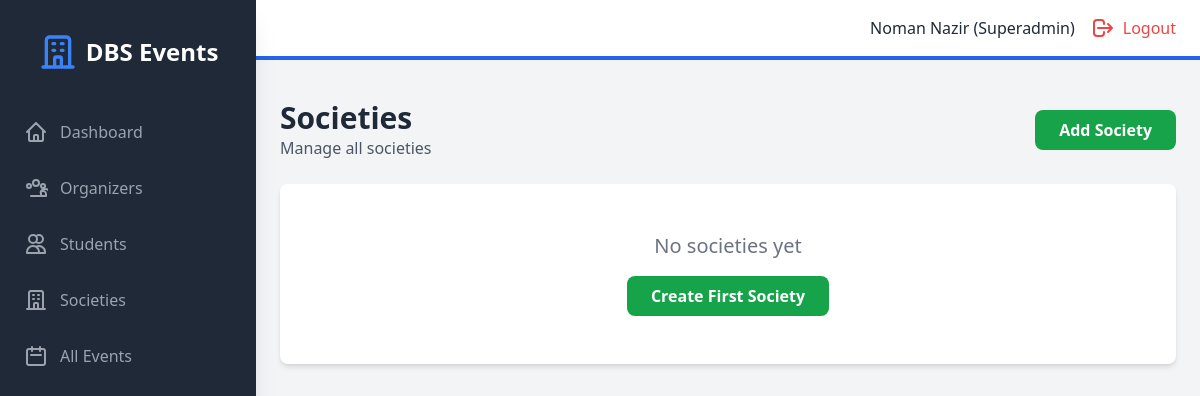
/admin/societies (signed in), run on an earlier commit of the app's database.
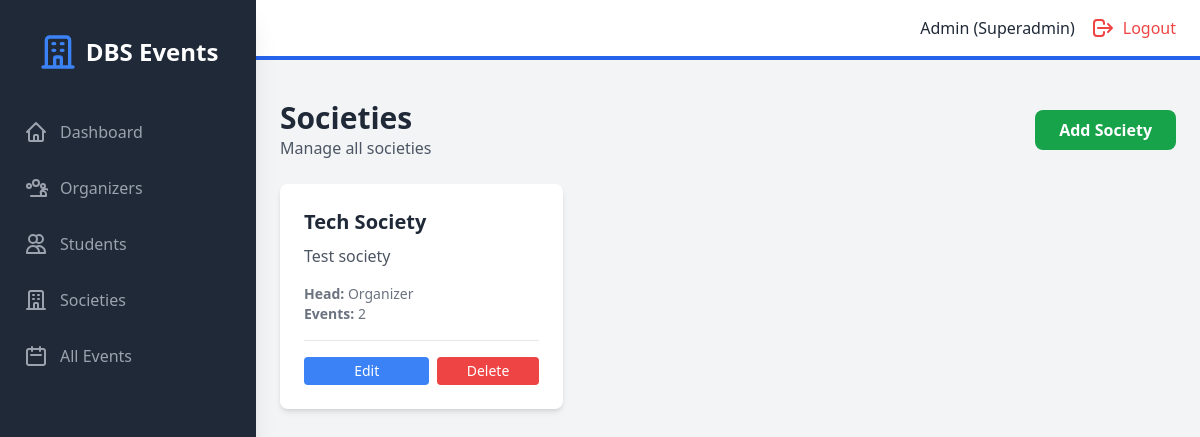
And on a later commit of the database.
### models.py (models this page shows, shortened)
class User(UserMixin, db.Model):
    id = db.Column(db.Integer, primary_key=True)
    student_number = db.Column(db.String(50), unique=True, nullable=True)
    email = db.Column(db.String(120), unique=True, nullable=False)
    password_hash = db.Column(db.String(200), nullable=False)
    name = db.Column(db.String(100), nullable=False)
    role = db.Column(db.String(20), nullable=False)  # superadmin, organizer, student
    created_at = db.Column(db.DateTime, default=datetime.utcnow)
    societies = db.relationship('Society', backref='head', lazy=True)
    events_created = db.relationship('Event', backref='creator', lazy=True)
    registrations = db.relationship('Registration', backref='student', lazy=True)

class Society(db.Model):
    id = db.Column(db.Integer, primary_key=True)
    name = db.Column(db.String(100), nullable=False, unique=True)
    description = db.Column(db.Text, nullable=True)
    society_head_id = db.Column(db.Integer, db.ForeignKey('user.id'), nullable=False)
    created_at = db.Column(db.DateTime, default=datetime.utcnow)
    events = db.relationship('Event', backref='society', lazy=True)

### backend/routes/admin.py (the view)
@admin_bp.route("/admin/societies", endpoint="admin_societies")
@admin_required
def admin_societies():
    societies = Society.query.all()
    return render_template("admin/societies.html", societies=societies)

### backend/main.py (called while the page is built)
@login_manager.user_loader
def load_user(user_id):
    return User.query.get(int(user_id))

### frontend/templates/admin/societies.html (shortened to what this page needs)
{% extends "base.html" %}
{% block auth_content %}
<div class="mb-6 flex justify-between items-center">
    <div>
        <h1 class="text-3xl font-bold text-gray-800">Societies</h1>
        <p class="text-gray-600">Manage all societies</p>
    </div>
    <a href="{{ url_for('admin.admin_add_society') }}" class="bg-green-600 text-white px-6 py-2 rounded-lg hover:bg-green-700 font-semibold">
        Add Society
    </a>
</div>
{% if societies %}
<div class="grid grid-cols-1 md:grid-cols-2 lg:grid-cols-3 gap-6">
    {% for society in societies %}
    <div class="bg-white rounded-lg shadow-md p-6 hover:shadow-lg transition">
        <h3 class="text-xl font-bold text-gray-800 mb-2">{{ society.name }}</h3>
        <p class="text-gray-600 mb-4">{{ society.description }}</p>
        <div class="text-sm text-gray-500">
            <p><span class="font-semibold">Head:</span> {{ society.head.name }}</p>
            <p><span class="font-semibold">Events:</span> {{ society.events|length }}</p>
        </div>
        <div class="mt-4 pt-4 border-t flex space-x-2">
            <a href="{{ url_for('admin.admin_edit_society', society_id=society.id) }}"
               class="flex-1 bg-blue-500 text-white px-3 py-1 rounded text-sm hover:bg-blue-600 transition text-center">
                Edit
            </a>
            <form method="POST" action="{{ url_for('admin.admin_delete_society', society_id=society.id) }}"
                  onsubmit="return confirm('Are you sure you want to delete {{ society.name }}?')"
                  class="flex-1">
                <button type="submit" class="w-full bg-red-500 text-white px-3 py-1 rounded text-sm hover:bg-red-600 transition">
                    Delete
                </button>
            </form>
        </div>
    </div>
    {% endfor %}
</div>
{% else %}
<div class="text-center py-12 bg-white rounded-lg shadow-md">
    <p class="text-gray-500 text-xl">No societies yet</p>
    <a href="{{ url_for('admin.admin_add_society') }}" class="inline-block bg-green-600 text-white px-6 py-2 rounded-lg hover:bg-green-700 font-semibold mt-4">
        Create First Society
    </a>
</div>
{% endif %}
{% endblock %}

### frontend/templates/base.html (shortened to what the changed rows need)
<!DOCTYPE html>
<html lang="en">
<head>
    <script src="https://cdn.tailwindcss.com"></script>
    <link rel="stylesheet" href="{{ url_for('static', filename='css/style.css') }}">
</head>
<body class="bg-gray-100">
    {% if current_user.is_authenticated %}
    <div class="flex h-screen bg-gray-100">
        <div id="sidebar" class="sidebar fixed inset-y-0 left-0 z-30 w-64 bg-gray-800 overflow-y-auto transition duration-300 ease-out md:translate-x-0 md:static md:shadow-xl sidebar-closed">
            <div class="flex items-center justify-center mt-8">
                <div class="flex items-center">
                    <svg class="h-10 w-10 text-blue-500" fill="none" stroke="currentColor" viewBox="0 0 24 24">
                        <path stroke-linecap="round" stroke-linejoin="round" stroke-width="2" d="M19 21V5a2 2 0 00-2-2H7a2 2 0 00-2 2v16m14 0h2m-2 0h-5m-9 0H3m2 0h5M9 7h1m-1 4h1m4-4h1m-1 4h1m-5 10v-5a1 1 0 011-1h2a1 1 0 011 1v5m-4 0h4"></path>
                    </svg>
                    <span class="text-white text-2xl font-semibold ml-2">DBS Events</span>
                </div>
            </div>
            <nav class="mt-10">
                {% if current_user.role == 'superadmin' %}
                    <a class="flex items-center mt-4 py-2 px-6 text-gray-400 hover:bg-gray-700 hover:text-white" href="{{ url_for('admin.admin_dashboard') }}">
                        <svg class="h-6 w-6" fill="none" stroke="currentColor" viewBox="0 0 24 24"><path stroke-linecap="round" stroke-linejoin="round" stroke-width="2" d="M3 12l2-2m0 0l7-7 7 7M5 10v10a1 1 0 001 1h3m10-11l2 2m-2-2v10a1 1 0 01-1 1h-3m-6 0a1 1 0 001-1v-4a1 1 0 011-1h2a1 1 0 011 1v4a1 1 0 001 1m-6 0h6"></path></svg>
                        <span class="mx-3">Dashboard</span>
                    </a>
                    <a class="flex items-center mt-4 py-2 px-6 text-gray-400 hover:bg-gray-700 hover:text-white" href="{{ url_for('admin.admin_organizers') }}">
                        <span class="mx-3">Organizers</span>
                    </a>
                    <a class="flex items-center mt-4 py-2 px-6 text-gray-400 hover:bg-gray-700 hover:text-white" href="{{ url_for('admin.admin_students') }}">
                        <svg class="h-6 w-6" fill="none" stroke="currentColor" viewBox="0 0 24 24"><path stroke-linecap="round" stroke-linejoin="round" stroke-width="2" d="M12 4.354a4 4 0 110 5.292M15 21H3v-1a6 6 0 0112 0v1zm0 0h6v-1a6 6 0 00-9-5.197M13 7a4 4 0 11-8 0 4 4 0 018 0z"></path></svg>
                        <span class="mx-3">Students</span>
                    </a>
                    <a class="flex items-center mt-4 py-2 px-6 text-gray-400 hover:bg-gray-700 hover:text-white" href="{{ url_for('admin.admin_societies') }}">
                        <svg class="h-6 w-6" fill="none" stroke="currentColor" viewBox="0 0 24 24"><path stroke-linecap="round" stroke-linejoin="round" stroke-width="2" d="M19 21V5a2 2 0 00-2-2H7a2 2 0 00-2 2v16m14 0h2m-2 0h-5m-9 0H3m2 0h5M9 7h1m-1 4h1m4-4h1m-1 4h1m-5 10v-5a1 1 0 011-1h2a1 1 0 011 1v5m-4 0h4"></path></svg>
                        <span class="mx-3">Societies</span>
                    </a>
                    <a class="flex items-center mt-4 py-2 px-6 text-gray-400 hover:bg-gray-700 hover:text-white" href="{{ url_for('admin.admin_events') }}">
                        <svg class="h-6 w-6" fill="none" stroke="currentColor" viewBox="0 0 24 24"><path stroke-linecap="round" stroke-linejoin="round" stroke-width="2" d="M8 7V3m8 4V3m-9 8h10M5 21h14a2 2 0 002-2V7a2 2 0 00-2-2H5a2 2 0 00-2 2v12a2 2 0 002 2z"></path></svg>
                        <span class="mx-3">All Events</span>
                    </a>
                {% endif %}
            </nav>
        </div>
        <div class="flex-1 flex flex-col overflow-hidden">
            <header class="flex justify-between items-center py-4 px-6 bg-white border-b-4 border-blue-600">
                <div class="flex items-center">
                    <span class="text-gray-800 mr-4">{{ current_user.name }} ({{ current_user.role | capitalize }})</span>
                    <a href="{{ url_for('public.logout') }}" class="flex items-center text-red-500 hover:text-red-700">
                        <svg class="h-6 w-6" fill="none" stroke="currentColor" viewBox="0 0 24 24"><path stroke-linecap="round" stroke-linejoin="round" stroke-width="2" d="M17 16l4-4m0 0l-4-4m4 4H7m6 4v1a3 3 0 01-3 3H6a3 3 0 01-3-3v-10a3 3 0 013-3h4a3 3 0 013 3v1"></path></svg>
                        <span class="ml-2 hidden sm:inline">Logout</span>
                    </a>
                </div>
            </header>
            <div class="px-6 pt-4">
            </div>
            <main class="flex-1 overflow-x-hidden overflow-y-auto bg-gray-100 p-6">
                {% block auth_content %}{% endblock %}
            </main>
        </div>
    </div>
    {% endif %}
</body>
</html>

What changed in the data, as far as the page shows it:
changed User "Superadmin": name "Noman Nazir" → "Admin"
added Society: name "Tech Society", description "Test society", head.name "Organizer", events|length "2"
Also different on the page:
text no longer shown: "No societies yet Create First Society"
